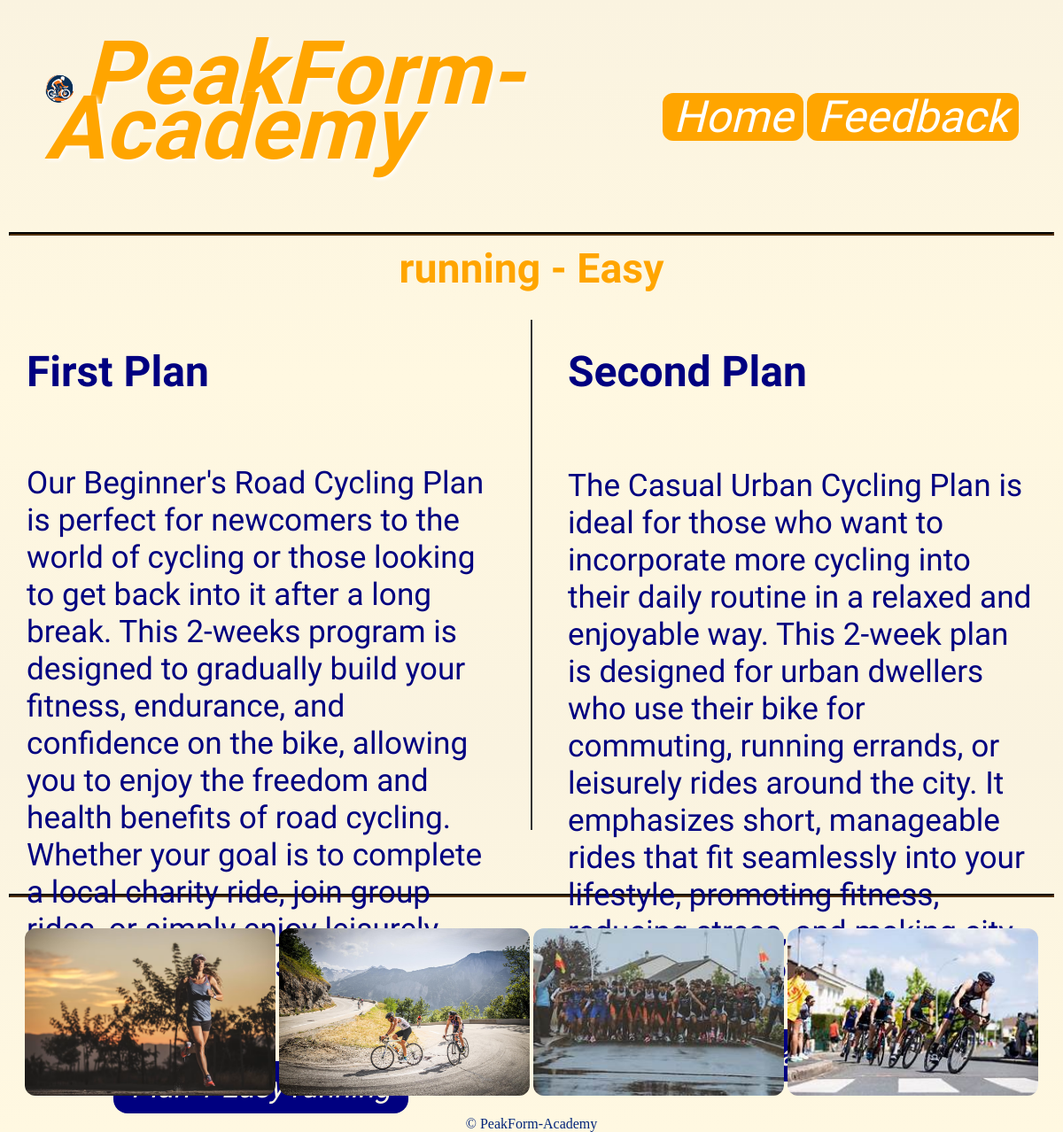
/level/1/1, run on an earlier commit of the app's database.
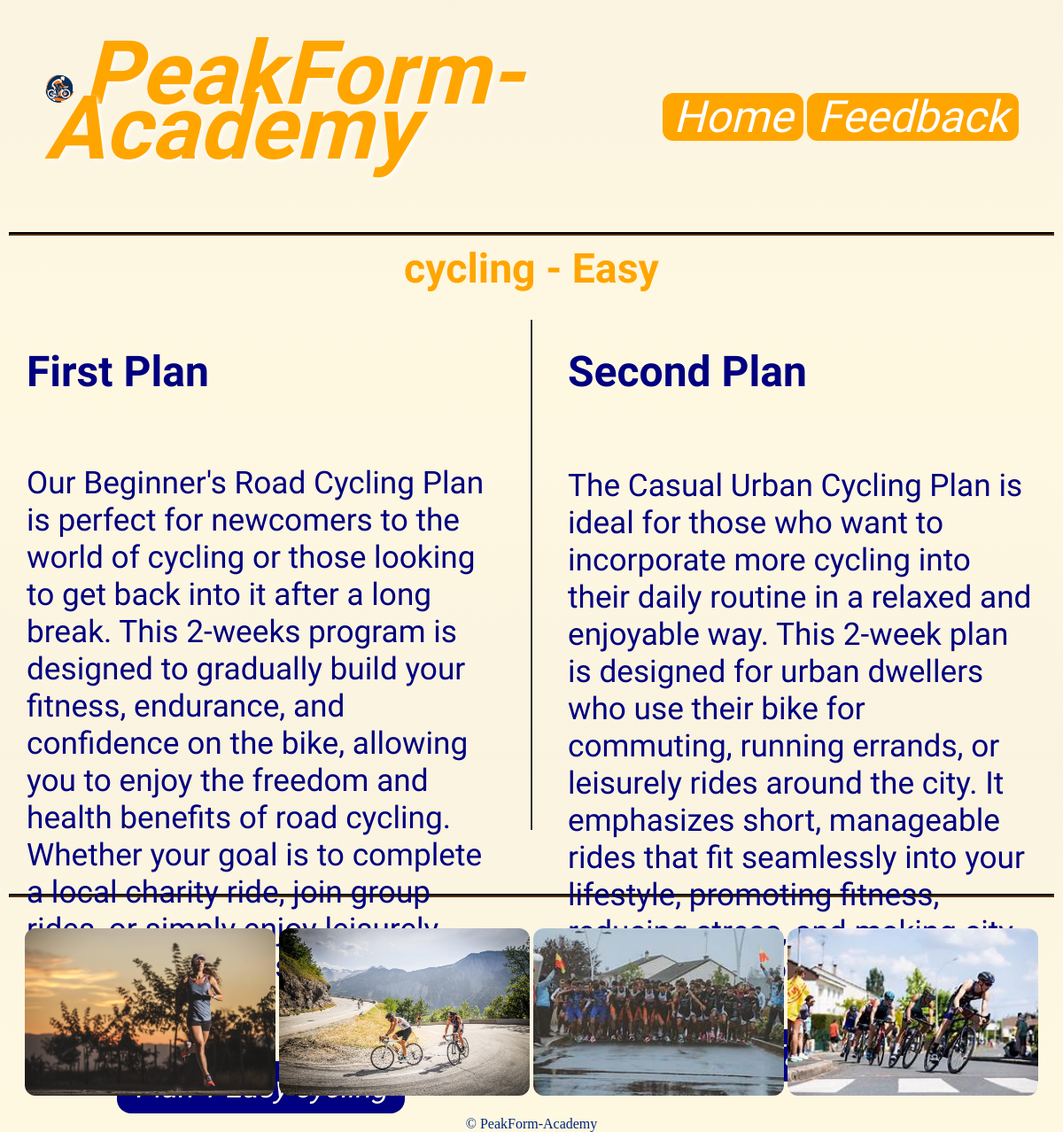
And on a later commit of the database.
### tables this page shows
CREATE TABLE sport (
    id INTEGER PRIMARY KEY,
    name TEXT NOT NULL
);

### routes.py (the view)
@app.route("/level/<int:id1>/<int:id2>")
def level(id1, id2):
    conn = sqlite3.connect('PFA.db')
    cur = conn.cursor()
    cur.execute('SELECT * FROM sport WHERE id=?', (id1,))
    sports_data = cur.fetchone()
    cur.execute('SELECT * FROM Level WHERE id=?', (id2,))
    level_data = cur.fetchone()
    conn.close()  # Always close the connection after use
    if not sports_data or not level_data:
        return "Data not found", 404
    return render_template('level.html', sports=sports_data, level=level_data)

### templates/level.html (shortened to what this page needs)
{%extends 'layout.html'%}
{%block content%}
<!DOCTYPE html>
<html lang="en">
<body>
    <center><h1>{{ sports[1] }} - {{ level[1] }}</h1></center>
{% if sports[0] == 1 and level[0] == 1 %}
    <div class="container tall-container">
        <div class="content left">
            <h2>First Plan</h2>
            <p>Our Beginner's Road Cycling Plan is perfect for newcomers to the world of cycling or those looking to get back into it after a long break. This 2-weeks program is designed to gradually build your fitness, endurance, and confidence on the bike, allowing you to enjoy the freedom and health benefits of road cycling. Whether your goal is to complete a local charity ride, join group rides, or simply enjoy leisurely weekend rides, this plan will help you get there.</p>
            <center>
                <button class="button">
                    <a href="/plan/2/3/5">Plan 1 Easy {{ sports[1] }}</a>
                </button>
            </center>
        </div>
        <div class="vertical-line"></div>
        <div class="content right">
            <h2>Second Plan</h2>
            <p>The Casual Urban Cycling Plan is ideal for those who want to incorporate more cycling into their daily routine in a relaxed and enjoyable way. This 2-week plan is designed for urban dwellers who use their bike for commuting, running errands, or leisurely rides around the city. It emphasizes short, manageable rides that fit seamlessly into your lifestyle, promoting fitness, reducing stress, and making city living more enjoyable.</p>
            <center>
                <button class="button">
                    <a href="/plan/2/3/6">Plan 2 Easy {{ sports[1] }}</a>
                </button>
            </center>
        </div>
    </div>
{% endif %}
</body>
<hr>
<center>
    <img src="/static/images/duathlon-running.jpg" width="24%" alt="running">
    <img src="/static/images/duathlon-cycling.jpg" width="24%" alt="cycling">
    <img src="/static/images/duathlon-running2.jpg" width="24%" alt="running">
    <img src="/static/images/duathlon-cycling2.jpg" width="24%" alt="cycling">
</center>
</html>
{% endblock %}

What changed in the data, as far as the page shows it:
changed sport: name "running" → "cycling"
